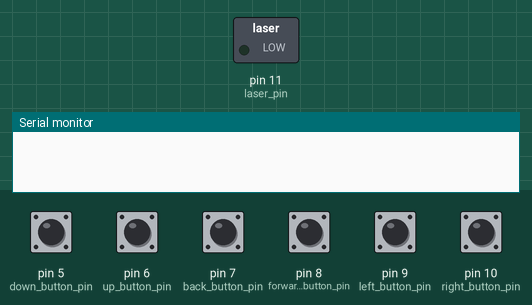
Recording of a sketch running on a simulated Arduino Uno, built with avr-gcc and run on an emulated ATmega328P. Parts: switched loads named in the sketch (green lamp = pin HIGH), the last lines printed to the serial monitor. Dashed ring = blinking. The test bench sets the inputs (shaded band); at power-on: pin 5 (down_button_pin), pin 6 (up_button_pin), pin 7 (back_button_pin), pin 8 (forward_button_pin), pin 9 (left_button_pin), pin 10 (right_button_pin) HIGH.

Above: at 1.2 s.
1.3 s: pin 5 (down_button_pin) pulled LOW for 1 s
At 1.55 s:
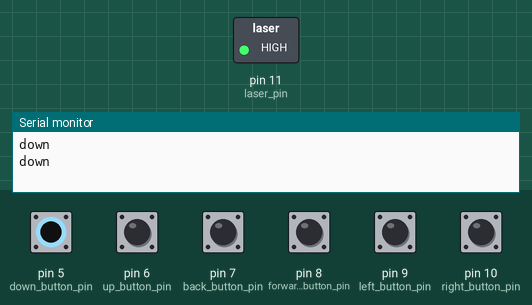
4.3 s: pin 6 (up_button_pin) pulled LOW for 1 s
At 5.9 s:
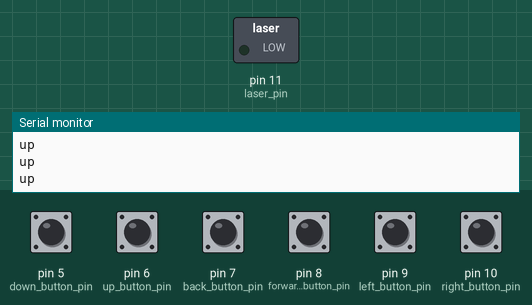
7.3 s: pin 7 (back_button_pin) pulled LOW for 1 s
At 7.37 s:
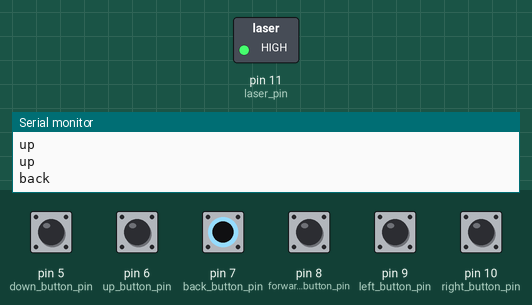
10.3 s: pin 9 (left_button_pin) pulled LOW for 1 s
At 12.6 s:
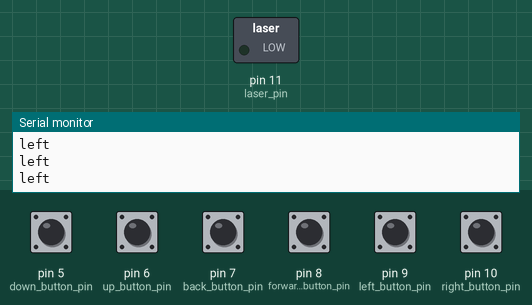
13.3 s: pin 8 (forward_button_pin) pulled LOW for 0.15 s
At 13.4 s:
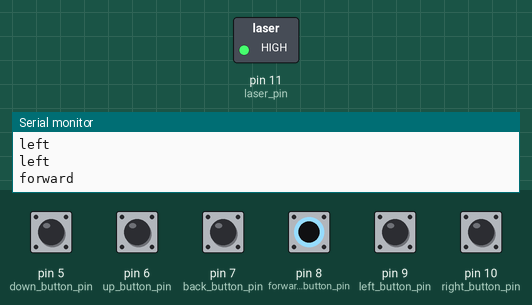
15.0 s: pin 10 (right_button_pin) pulled LOW for 0.15 s
At 16.1 s:
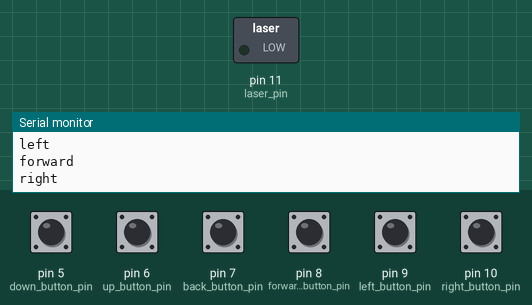
Timing chart, 0 to 17.8 s (numbered marks = the images above; inputs shaded):
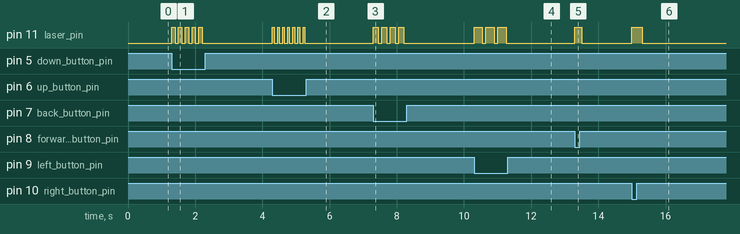

The sketch:

sketch_mar21a.ino
```cpp
int up = 50;
int down = 100;
int back = 150;
int forward = 200;
int left = 250;
int right = 300;

#define up_button_pin 6
#define down_button_pin 5
#define back_button_pin 7
#define forward_button_pin 8
#define left_button_pin 9
#define right_button_pin 10

#define laser_pin 11

void setup() {
  pinMode(laser_pin , OUTPUT);
  pinMode(up_button_pin, INPUT_PULLUP);
  pinMode(down_button_pin, INPUT_PULLUP);
  pinMode(back_button_pin, INPUT_PULLUP);
  pinMode(forward_button_pin, INPUT_PULLUP);
  pinMode(left_button_pin, INPUT_PULLUP);
  pinMode(right_button_pin, INPUT_PULLUP);

  Serial.begin(9600);
}

void loop() {
  if(!digitalRead(up_button_pin)){
    digitalWrite(laser_pin, HIGH);
    int start = millis();
    Serial.println("up");
    while(millis()- start <= up){}
    digitalWrite(laser_pin, LOW);
    start = millis();
    while(millis()- start <= down){}
  }
  else if(!digitalRead(down_button_pin)){
    digitalWrite(laser_pin, HIGH);
    int start = millis();
    Serial.println("down");
    while(millis()- start <= down){}
    digitalWrite(laser_pin, LOW);
    start = millis();
    while(millis()- start <= down){}
  }
  else if(!digitalRead(back_button_pin)){
    int start = millis();
    digitalWrite(laser_pin, HIGH);
    Serial.println("back");
    while(millis()- start <= back){}
    digitalWrite(laser_pin, LOW);
    start = millis();
    while(millis()- start <= down){}
  }
  else if(!digitalRead(forward_button_pin)){
    int start = millis();
    digitalWrite(laser_pin, HIGH);
    Serial.println("forward");
    while(millis()- start <= forward){}
    digitalWrite(laser_pin, LOW);
    start = millis();
    while(millis()- start <= down){}
  }
  else if(!digitalRead(left_button_pin)){
    int start = millis();
    digitalWrite(laser_pin, HIGH);
    Serial.println("left");
    while(millis()- start <= left){}
    digitalWrite(laser_pin, LOW);
    start = millis();
    while(millis()- start <= down){}
  }
  else if(!digitalRead(right_button_pin)){
    int start = millis();
    digitalWrite(laser_pin, HIGH);
    Serial.println("right");
    while(millis()- start <= right){}
    digitalWrite(laser_pin, LOW);
    start = millis();
    while(millis()- start <= down){}
  }
}
```

Measured:
- after the input at 1.3 s, pin 11 (laser_pin): alternates HIGH for 0.10 s and LOW for 0.10 s, 10 changes in all, then stays LOW, starting at once
- after the input at 4.3 s, pin 11 (laser_pin): alternates HIGH for 0.05 s and LOW for 0.10 s, 14 changes in all, then stays LOW, starting at once
- after the input at 7.3 s, pin 11 (laser_pin): alternates HIGH for 0.15 s and LOW for 0.10 s, 8 changes in all, then stays LOW, starting at once
- after the input at 10.3 s, pin 11 (laser_pin): alternates HIGH for 0.25 s and LOW for 0.10 s, 6 changes in all, then stays LOW, starting at once
- after the input at 13.3 s, pin 11 (laser_pin): LOW → HIGH at once, → LOW 0.20 s later
- after the input at 15.0 s, pin 11 (laser_pin): LOW → HIGH at once, → LOW 0.30 s later
